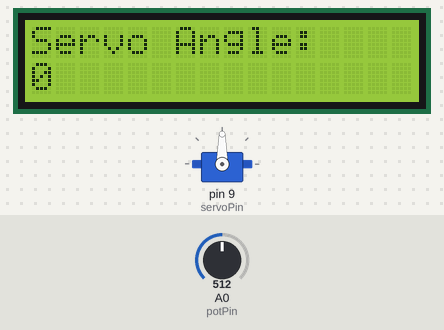
A sketch run on a simulated Arduino Uno, built with avr-gcc and run on an emulated ATmega328P. On the bench: servo, 16×2 character LCD. Inputs (shaded band) come from the test bench; at power-on: A0 (potPin) = 512. What the sketch prints to the serial monitor is not drawn.

Above: at 1.2 s.
1.3 s: A0 (potPin) set to 716
At 2.4 s:
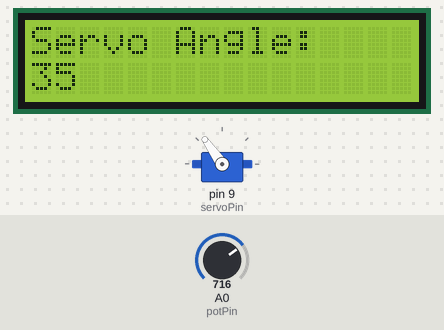
2.8 s: A0 (potPin) set to 900
At 4.0 s:
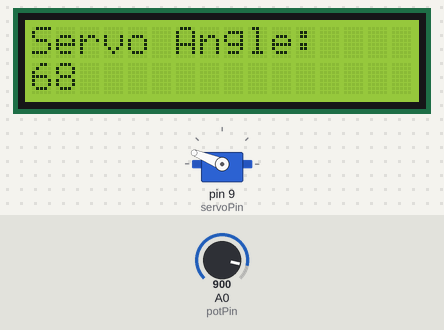
4.3 s: A0 (potPin) set to 1023
At 4.9 s:
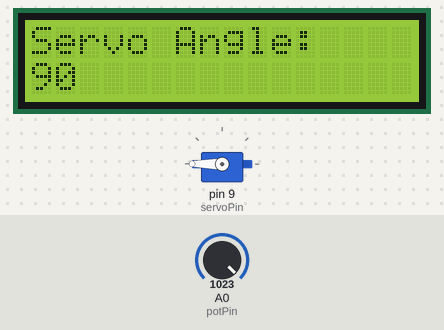
5.9 s: A0 (potPin) set to 306
At 6.8 s:
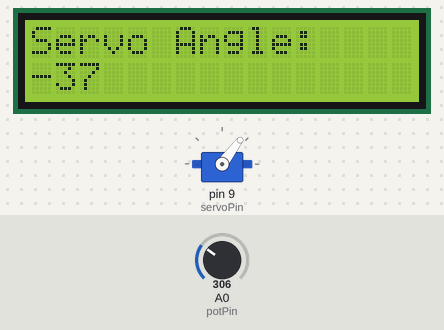
7.4 s: A0 (potPin) set to 122
At 8.7 s:
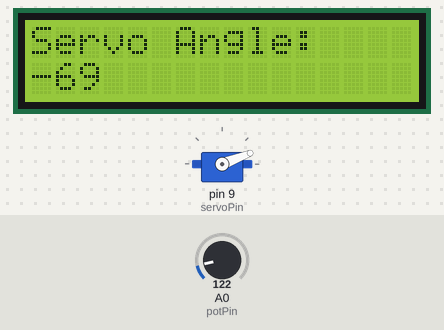
9.0 s: A0 (potPin) set to 0
At 9.4 s:
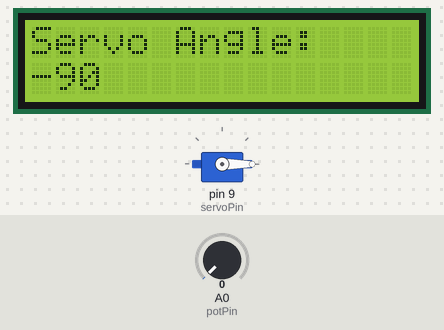
Timing chart, 0 to 11.5 s (numbered marks = the images above; inputs shaded):
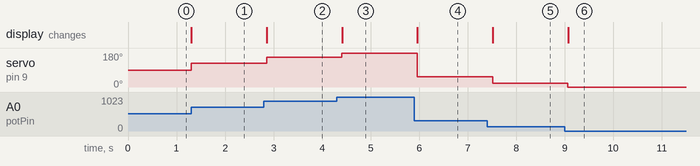

Measured:
- after the input at 1.3 s, servo on pin 9 (servoPin): 90° → 125° at once; the display: changes at once (image 1)
- after the input at 2.8 s, servo on pin 9 (servoPin): 125° → 158° after 0.05 s; the display: changes after 0.06 s (image 2)
- after the input at 4.3 s, servo on pin 9 (servoPin): 158° → 180° after 0.11 s; the display: changes after 0.11 s (image 3)
- after the input at 5.9 s, servo on pin 9 (servoPin): 180° → 53° after 0.06 s; the display: changes after 0.06 s (image 4)
- after the input at 7.4 s, servo on pin 9 (servoPin): 53° → 21° after 0.11 s; the display: changes after 0.12 s (image 5)
- after the input at 9.0 s, servo on pin 9 (servoPin): 21° → 0° after 0.07 s; the display: changes after 0.07 s (image 6)

The sketch:

ex_2.ino
```cpp
#include <Servo.h>        // Include the Servo library
#include <LiquidCrystal.h> // Include the LiquidCrystal library

#define DISPLAY_DELAY 150 // Delay to avoid noise effect

Servo myServo;            // Create a Servo object
LiquidCrystal lcd(12, 11, 5, 4, 3, 2); // Create an LCD object (RS, E, D4, D5, D6, D7)

const int potPin = A0;    // Define the pin for the potentiometer
const int servoPin = 9;   // Define the pin for the servo motor

void setup() {
  myServo.attach(servoPin);  // Attach the servo to the specified pin
  lcd.begin(16, 2);          // Initialize the LCD with 16 columns and 2 rows
  Serial.begin(9600);        // Start serial communication for monitoring
}

void loop() {
  // Read the potentiometer value (0 to 1023)
  int potValue = analogRead(potPin);

  // Map the potentiometer value to a servo angle (-90 to 90 degrees)
  int angle = map(potValue, 0, 1023, -90, 90);

  // Set the servo position (0 to 180 degrees, adjusted from -90 to 90)
  myServo.write(angle + 90);

  // Print potentiometer value and corresponding servo angle for monitoring
  Serial.print("Potentiometer Value: ");
  Serial.print(potValue);
  Serial.print(" | Servo Angle: ");
  Serial.println(angle);

  // Clear the LCD screen
  lcd.clear();

  // Set the cursor to the first column, first row
  lcd.setCursor(0, 0);
  // Print a message to the LCD
  lcd.print("Servo Angle:");

  // Set the cursor to the first column, second row
  lcd.setCursor(0, 1);
  // Print the angle to the LCD
  lcd.print(angle);

  // Small delay to smooth the servo movement
  delay(DISPLAY_DELAY);
}
```
